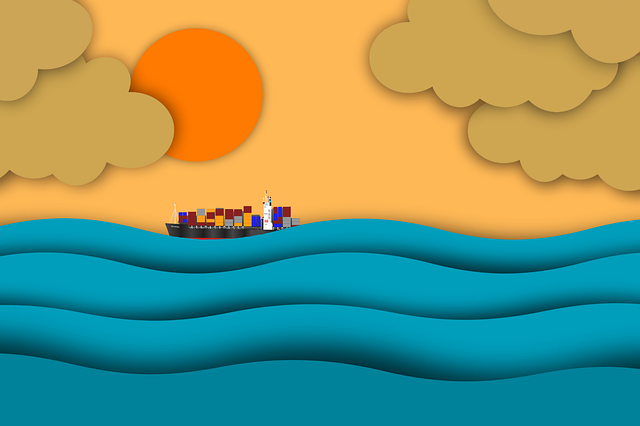
#> input picture pixels/image-15.png, 640 x 426 px
$ python np_image_shape_pixel_shuffle.py
#> lines starting #> are read from the running program, lines starting #| are printed output that depends on the picture
import cv2, numpy as np

def deg2rad(deg):
    return deg * np.pi / 180

def main():
    src = cv2.imread("pixels/image-15.png")
#> src is the input picture: shape (426, 640, 3); mean B, G, R 113.6, 150, 120.6
    shape = src.shape
#> shape = (426, 640, 3)

    while True:
        cv2.imshow("src", src)

        im = src.copy().reshape((-1,3))
        n = im.shape[0]
#> n = 272640
        print(f"Pixels: {n}")
#| Pixels: 272640
        p = np.random.permutation(n) # returns a suffled version of [0 .. n-1]
        im = im[p]
        im = im.reshape(shape)
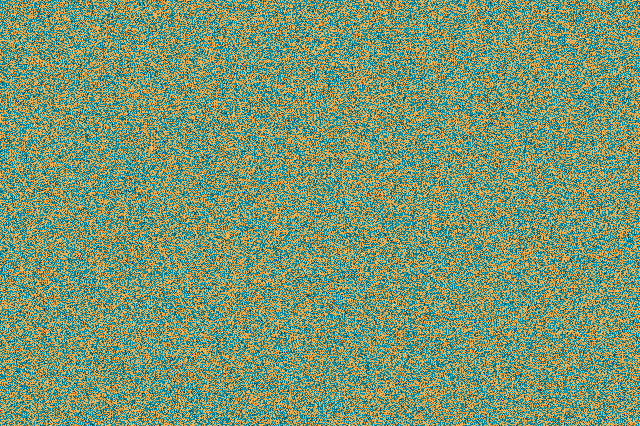
#> im: shape (426, 640, 3); mean of channels 0, 1, 2 113.6, 150, 120.6; drawn as B, G, R
        #
        cv2.imshow("permuted", im)

        # random shuffle along row direction
        im = src.copy()
        for r in range(im.shape[0]):
            row = im[r]
            row = row[ np.random.permutation(row.shape[0]) ]
            im[r] = row
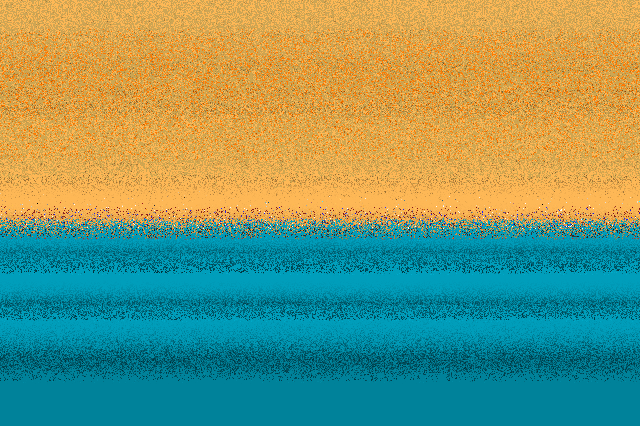
#> im: shape (426, 640, 3); mean B, G, R 113.6, 150, 120.6
        cv2.imshow("row shuffle", im)

        im = src.copy()
        for c in range(im.shape[1]):
            im[:,c,:] = im[:,c,:][np.random.permutation(im.shape[0])]
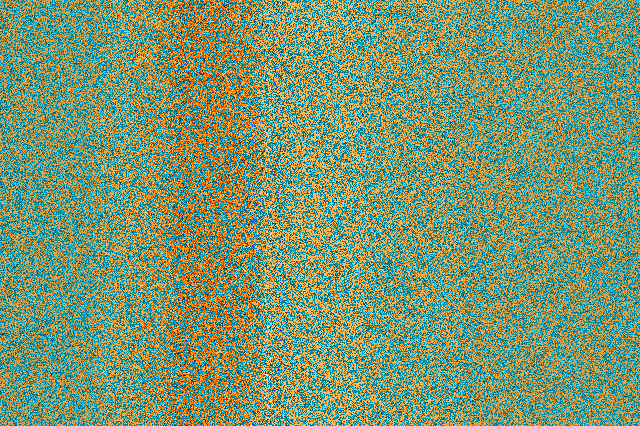
#> im: shape (426, 640, 3); mean B, G, R 113.6, 150, 120.6
        cv2.imshow("col shuffle", im)

        ch = cv2.waitKey(100)
#> (key Esc is pressed here)
        if ch == 27: break
    #


if __name__ == "__main__":

    im = np.random.randint(low=0, high=256, size=(2,3,3), dtype='uint8')
    print(im)
    shape = im.shape
    im = im.reshape((-1,3)) # a long column of 3-vectors
    print(im)
    print('---', '\n', im.reshape(shape))  # back to original shape
    print("---\n", im.reshape((-1,3))[np.random.permutation(6)].reshape(shape))

    main()

$ run again, with pixels/1920px-Color_circle_(RGB).png copied over pixels/image-15.png
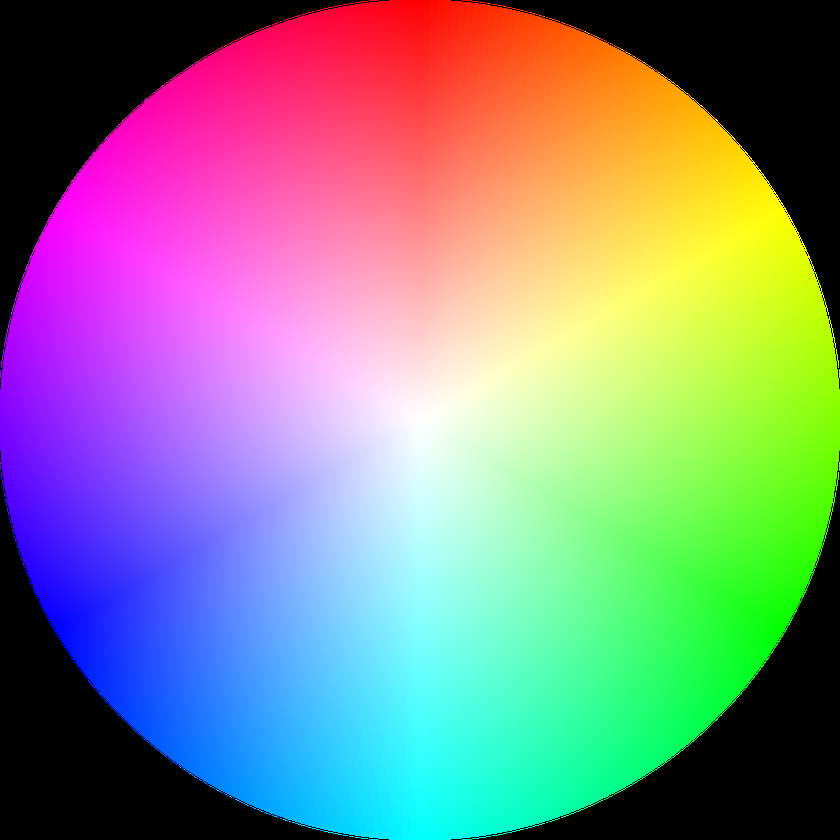
#> input picture pixels/1920px-Color_circle_(RGB).png, 840 x 840 px, shrunk from 1920 x 1920 before the run
#> in main, src is the input picture: shape (840, 840, 3); mean B, G, R 134.2, 134.2, 134.2
#| Pixels: 705600
#> after the loop in main, `for r in range(im.shape[0]):`:
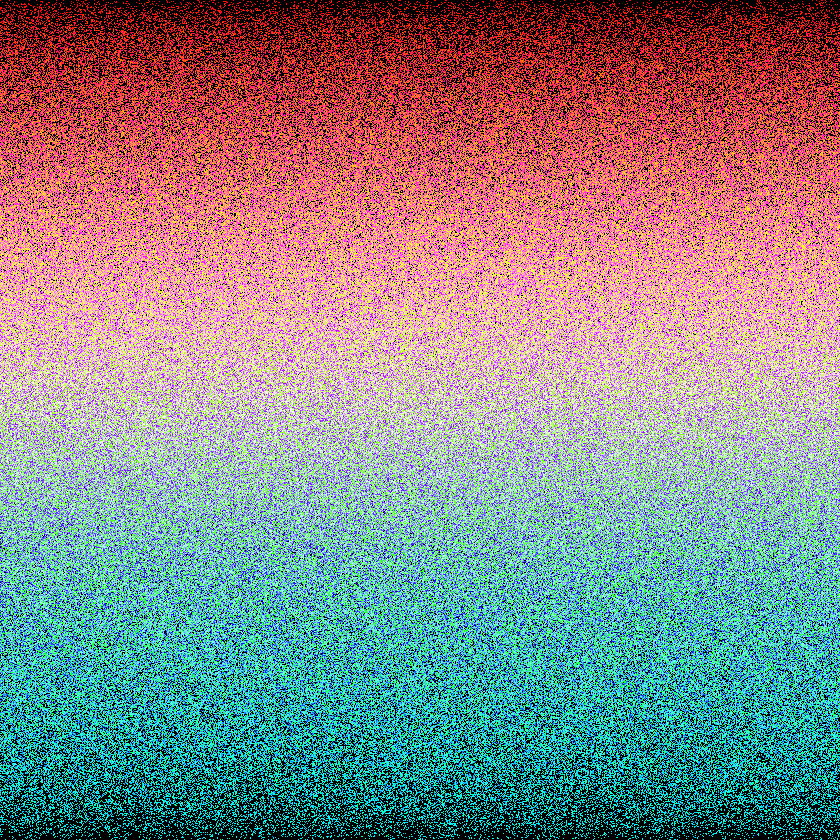
#> im: shape (840, 840, 3); mean B, G, R 134.2, 134.2, 134.2
#> after the loop in main, `for c in range(im.shape[1]):`:
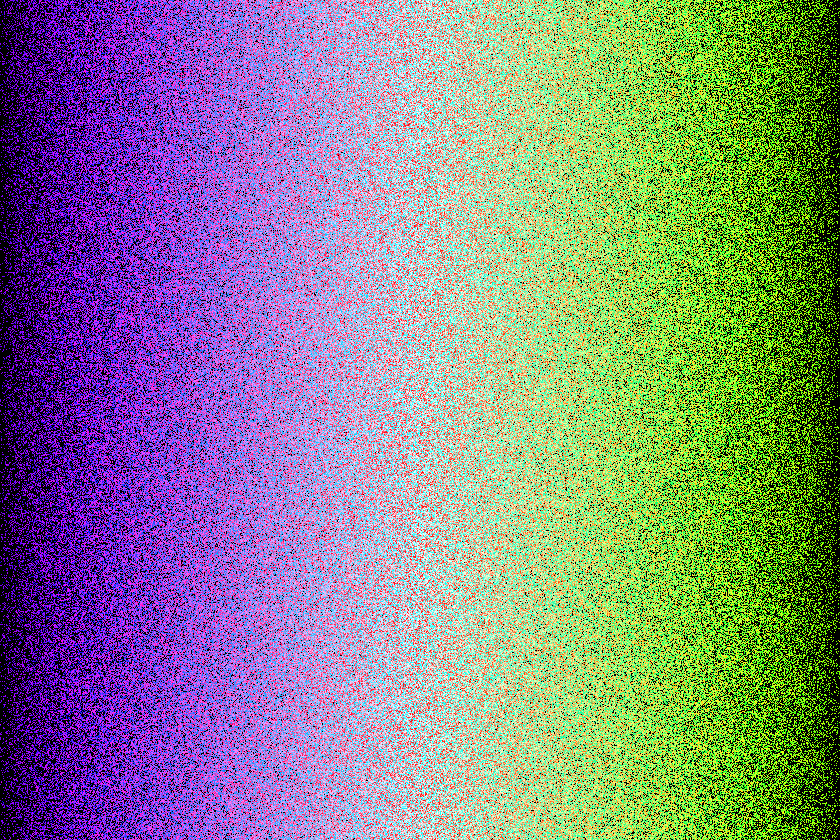
#> im: shape (840, 840, 3); mean B, G, R 134.2, 134.2, 134.2
